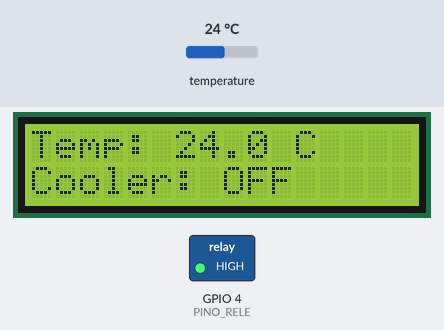
Simulated run of this sketch. Board: ESP32. Shown: 16×2 character LCD, switched loads named in the sketch (green lamp = pin HIGH). Inputs (shaded band) come from the test bench; at power-on: temperature 24 °C. WiFi joins after 1.5 s; servers stay silent unless stated; what the sketch prints to the serial monitor is not drawn.

Above: at 3.5 s.
3.6 s: temperature set to 27.6 °C
At 4.0 s:
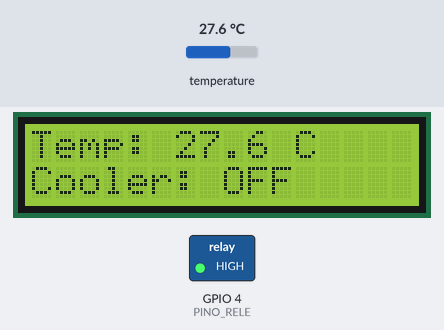
5.1 s: temperature set to 28.4 °C
At 6.7 s:
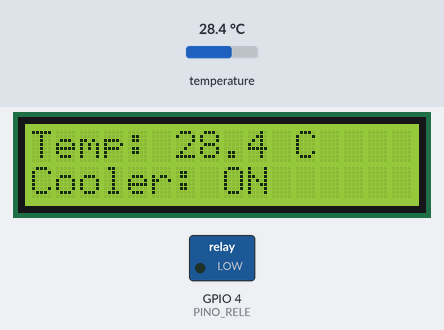
7.1 s: temperature set to 25.8 °C
At 8.2 s:
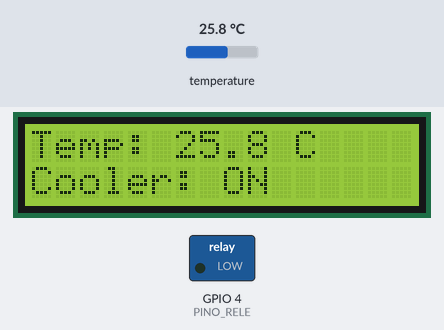
9.1 s: temperature set to 24.2 °C
At 11.0 s:
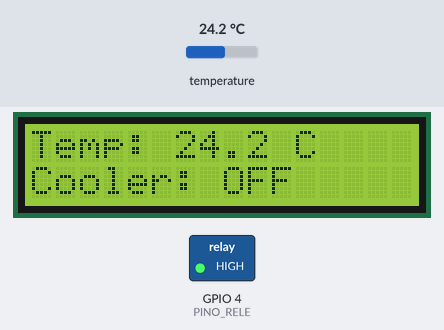
Timing chart, 0 to 12.1 s (numbered marks = the images above; inputs shaded):
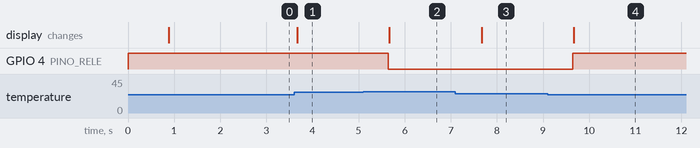

The sketch:

monitoramento_esp32.ino
```cpp
// Monitoramento de temperatura com ESP32 + DS18B20
// Controle ON/OFF do cooler (histerese), LCD I2C e servidor web.
//
// Bibliotecas: OneWire (Paul Stoffregen), DallasTemperature (Miles Burton),
//              LiquidCrystal_I2C, ESPAsyncWebServer e AsyncTCP (.zip)

#include <AsyncTCP.h>

#include <WiFi.h>
#include <ESPAsyncWebServer.h>
#include <OneWire.h>
#include <DallasTemperature.h>
#include <LiquidCrystal_I2C.h>
#include <math.h>

// Configure sua rede Wi-Fi.
// IMPORTANTE: o computador que roda o programa grafico (Python) precisa estar
// conectado a MESMA rede Wi-Fi informada aqui, senao nao alcanca o IP do ESP32.
const char* ssid = "NOME_DA_SUA_REDE";
const char* password = "SENHA_DA_SUA_REDE";

// Pinos e componentes
constexpr uint8_t ONE_WIRE_BUS = 23;
constexpr uint8_t PINO_RELE = 4;
constexpr uint8_t RELE_LIGADO = LOW;   // Ajustar caso o modulo seja ativo em HIGH
constexpr uint8_t RELE_DESLIGADO = HIGH;

// Limiares com histerese
constexpr float TEMP_LIGAR = 28.0f;
constexpr float TEMP_DESLIGAR = 25.0f;
constexpr unsigned long INTERVALO_LEITURA_MS = 2000;

OneWire oneWire(ONE_WIRE_BUS);
DallasTemperature sensors(&oneWire);
LiquidCrystal_I2C lcd(0x27, 16, 2);
AsyncWebServer server(80);

float temperaturaC = NAN;
bool coolerLigado = false;
unsigned long ultimaLeitura = 0;

// Uma unica leitura alimenta o LCD, o controle e as rotas HTTP.
void atualizarTemperatura() {
  sensors.requestTemperatures();
  float leitura = sensors.getTempCByIndex(0);

  if (leitura == DEVICE_DISCONNECTED_C || !isfinite(leitura) ||
      leitura < -55.0f || leitura > 125.0f) {
    Serial.println("Falha ao ler DS18B20; desligando cooler por seguranca.");
    temperaturaC = NAN;
    coolerLigado = false;
    digitalWrite(PINO_RELE, RELE_DESLIGADO);
    lcd.clear();
    lcd.setCursor(0, 0);
    lcd.print("Falha no sensor");
    return;
  }

  temperaturaC = leitura;

  // Histerese: entre 25 e 28 graus, conserva o estado anterior.
  if (!coolerLigado && temperaturaC > TEMP_LIGAR) {
    coolerLigado = true;
  } else if (coolerLigado && temperaturaC < TEMP_DESLIGAR) {
    coolerLigado = false;
  }
  digitalWrite(PINO_RELE, coolerLigado ? RELE_LIGADO : RELE_DESLIGADO);

  Serial.printf("Temperatura: %.2f C | Cooler: %s\n",
                temperaturaC, coolerLigado ? "LIGADO" : "DESLIGADO");

  lcd.clear();
  lcd.setCursor(0, 0);
  lcd.print("Temp: ");
  lcd.print(temperaturaC, 1);
  lcd.print(" C");
  lcd.setCursor(0, 1);
  lcd.print("Cooler: ");
  lcd.print(coolerLigado ? "ON" : "OFF");
}

const char paginaHTML[] PROGMEM = R"rawliteral(
<!DOCTYPE html>
<html lang="pt-br">
<head>
  <meta charset="utf-8">
  <meta name="viewport" content="width=device-width, initial-scale=1">
  <title>Monitoramento ESP32</title>
  <style>
    body { font-family: Arial, sans-serif; text-align: center; padding: 30px; }
    .valor { font-size: 2em; margin: 12px; }
  </style>
</head>
<body>
  <h2>Monitoramento de Temperatura</h2>
  <p class="valor">Celsius: <span id="c">--</span> &deg;C</p>
  <p class="valor">Fahrenheit: <span id="f">--</span> &deg;F</p>
  <p class="valor">Cooler: <span id="status">--</span></p>
  <script>
    async function atualizar() {
      try {
        const [c, f, status] = await Promise.all([
          fetch('/temperaturec'), fetch('/temperaturef'), fetch('/status')
        ]);
        if (!c.ok || !f.ok || !status.ok) throw new Error('HTTP');
        document.getElementById('c').textContent = await c.text();
        document.getElementById('f').textContent = await f.text();
        document.getElementById('status').textContent = await status.text();
      } catch (erro) {
        document.getElementById('status').textContent = 'SEM CONEXAO';
      }
    }
    atualizar();
    setInterval(atualizar, 2000);
  </script>
</body>
</html>
)rawliteral";

void setup() {
  // Configura o estado de repouso antes de configurar como saida.
  digitalWrite(PINO_RELE, RELE_DESLIGADO);
  pinMode(PINO_RELE, OUTPUT);

  Serial.begin(115200);
  lcd.init();
  lcd.backlight();
  lcd.setCursor(0, 0);
  lcd.print("Iniciando...");
  sensors.begin();
  atualizarTemperatura();
  ultimaLeitura = millis();

  WiFi.begin(ssid, password);
  Serial.print("Conectando ao Wi-Fi");
  while (WiFi.status() != WL_CONNECTED) {
    delay(500);
    Serial.print(".");
  }
  Serial.print("\nEndereco IP: ");
  Serial.println(WiFi.localIP());

  server.on("/", HTTP_GET, [](AsyncWebServerRequest *request) {
    request->send_P(200, "text/html; charset=utf-8", paginaHTML);
  });
  server.on("/temperaturec", HTTP_GET, [](AsyncWebServerRequest *request) {
    request->send(200, "text/plain", isfinite(temperaturaC) ? String(temperaturaC, 2) : "--");
  });
  server.on("/temperaturef", HTTP_GET, [](AsyncWebServerRequest *request) {
    request->send(200, "text/plain", isfinite(temperaturaC) ? String(temperaturaC * 1.8f + 32.0f, 2) : "--");
  });
  server.on("/status", HTTP_GET, [](AsyncWebServerRequest *request) {
    request->send(200, "text/plain", coolerLigado ? "LIGADO" : "DESLIGADO");
  });
  server.begin();
}

void loop() {
  unsigned long agora = millis();
  if (agora - ultimaLeitura >= INTERVALO_LEITURA_MS) {
    ultimaLeitura = agora;
    atualizarTemperatura();
  }
}
```

Measured:
- the behaviour switches between 28 and 28.1 °C on temperature (found by bisection; images 1 and 2)
- the behaviour switches between 25 and 24.9 °C on temperature (found by bisection; images 3 and 4)
- after the input at 3.6 s, the display: changes after 0.07 s (image 1)
- after the input at 5.1 s, GPIO 4 (PINO_RELE): HIGH → LOW after 0.54 s; the display: changes after 0.57 s (image 2)
- after the input at 7.1 s, the display: changes after 0.57 s (image 3)
- after the input at 9.1 s, GPIO 4 (PINO_RELE): LOW → HIGH after 0.54 s; the display: changes after 0.57 s (image 4)
